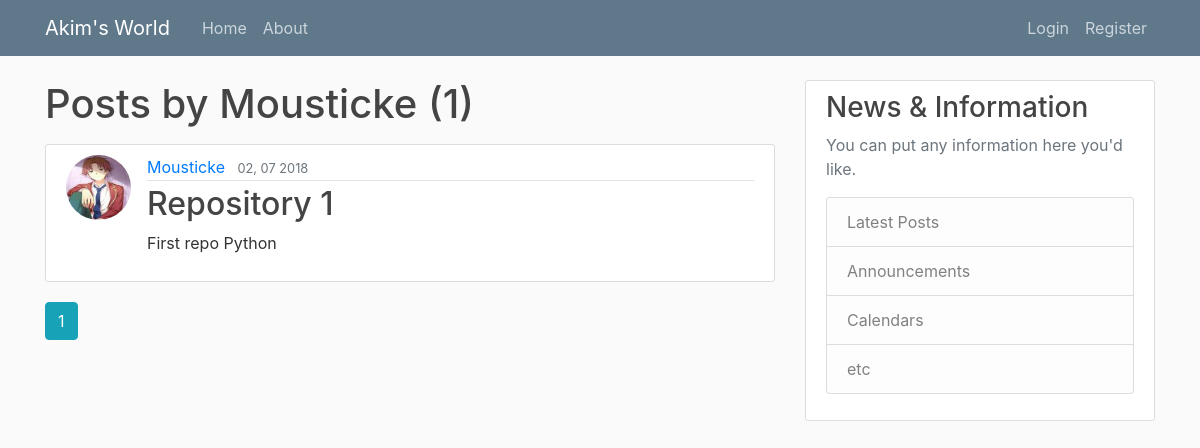
The page /users/Mousticke on the database as committed earlier.
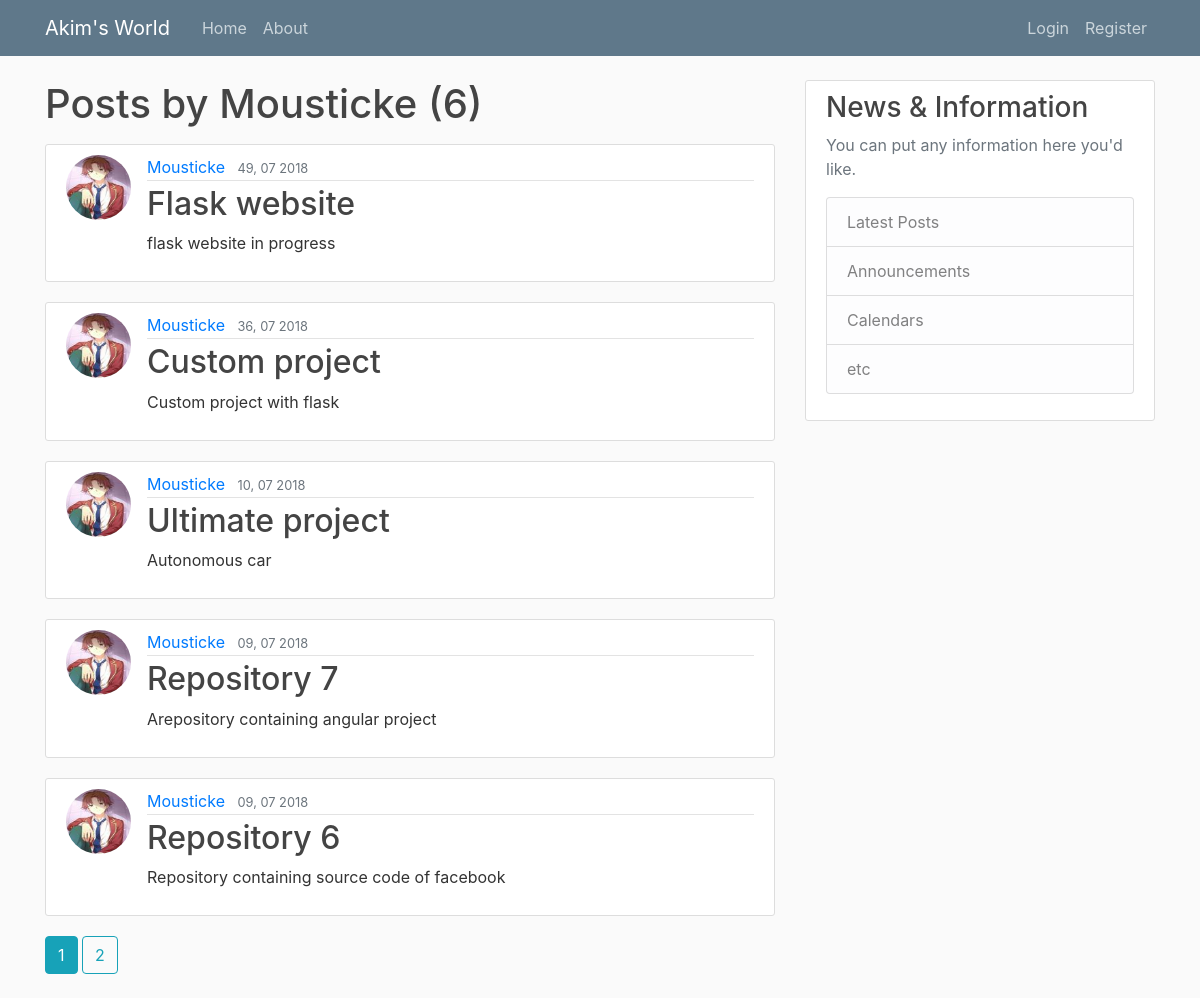
The same page on the database as committed later.
### flaskwebapp/models.py (models this page shows, shortened)
class User(db.Model, UserMixin):
    id = db.Column(db.Integer, primary_key=True)
    username = db.Column(db.String(20), unique=True, nullable=False)
    email = db.Column(db.String(120), unique=True, nullable=False)
    image_file = db.Column(db.String(20), nullable=False, default='default.jpg')
    password = db.Column(db.String(60), nullable=False)
    posts = db.relationship('Post', backref='author', lazy=True)

class Post(db.Model):
    id = db.Column(db.Integer, primary_key=True)
    title = db.Column(db.String(100), nullable=False)
    date_posted = db.Column(db.DateTime, nullable=False, default=datetime.utcnow)
    content = db.Column(db.Text, nullable=False)
    user_id =  db.Column(db.Integer, db.ForeignKey('user.id'), nullable=False)

### flaskwebapp/users/routes.py (the view)
@users.route('/users/<string:username>')
def user_posts(username):
    page = request.args.get('page', 1, type=int)
    user = User.query.filter_by(username=username).first_or_404()
    posts = Post.query.filter_by(author=user).order_by(Post.date_posted.desc()).paginate(page=page, per_page=5)
    return render_template('user_posts.html', user_posts=posts, user=user)

### flaskwebapp/templates/user_posts.html
{% extends "layout.html" %}
{% block content %}
    <h1 class="mb-3">Posts by {{ user.username }} ({{ user_posts.total }}) </h1>
    {% for post in user_posts.items %}
        <article class="media content-section">
            <img class="rounded-circle article-img" src="{{ url_for('static', filename='profile_pics/' + post.author.image_file) }}" alt="">
            <div class="media-body">
                <div class="article-metadata">
                    <a class="mr-2" href="{{ url_for('users.user_posts', username=post.author.username) }}">{{ post.author.username }}</a>
                    <small class="text-muted">{{ post.date_posted.strftime('%M, %d %Y') }}</small>
                </div>
                <h2><a class="article-title" href="{{ url_for('posts.post', post_id=post.id ) }}">{{ post.title }}</a></h2>
                <p class="article-content">{{ post.content }}</p>
            </div>
        </article>
    {% endfor %}
    {% for page_num in user_posts.iter_pages(left_edge=1, right_edge=1, left_current=1, right_current=2)  %}
        {% if page_num %}
            {% if user_posts.page == page_num %}
                <a class="btn btn-info mb-4" href="{{ url_for('users.user_posts', username=user.username, page=page_num) }}">{{ page_num }}</a>
            {% else %}
                <a class="btn btn-outline-info mb-4" href="{{ url_for('users.user_posts', username=user.username, page=page_num) }}">{{ page_num }}</a>
            {% endif %}
        {% else %}
            ...
        {% endif %}
    {% endfor %}
{% endblock content %}

### flaskwebapp/templates/layout.html (shortened to what this page needs)
<!DOCTYPE html>
<html>
<head>
    <link rel="stylesheet" href="https://maxcdn.bootstrapcdn.com/bootstrap/4.0.0-beta.2/css/bootstrap.min.css">
    <link rel="stylesheet" type="text/css" href="{{ url_for('static', filename='main.css') }}" />
</head>
<body>
    <header class="site-header">
        <nav class="navbar navbar-expand-md navbar-dark bg-steel fixed-top">
            <div class="container">
            <a class="navbar-brand mr-4" href="{{ url_for('main.home') }}">Akim's World</a>
            <div class="collapse navbar-collapse" id="navbarToggle">
                <div class="navbar-nav mr-auto">
                    <a class="nav-item nav-link" href="{{ url_for('main.home') }}">Home</a>
                    <a class="nav-item nav-link" href="{{ url_for('main.about') }}">About</a>
                </div>
                <div class="navbar-nav">
                    {% if current_user.is_authenticated %}
                        <a class="nav-item nav-link" href="{{ url_for('posts.new_post') }}">New Post</a>
                        <a class="nav-item nav-link" href="{{ url_for('users.account') }}">Account</a>
                        <a class="nav-item nav-link" href="{{ url_for('users.logout') }}">Logout</a>
                    {% else %}
                        <a class="nav-item nav-link" href="{{ url_for('users.login') }}">Login</a>
                        <a class="nav-item nav-link" href="{{ url_for('users.register') }}">Register</a>
                    {% endif %}
                </div>
            </div>
            </div>
        </nav>
    </header>
    <main role="main" class="container">
        <div class="row">
            <div class="col-md-8">
                {% block content %}{% endblock %}
            </div>
            <div class="col-md-4">
                <div class="content-section">
                    <h3>News & Information</h3>
                    <p class='text-muted'>You can put any information here you'd like.
                    <ul class="list-group">
                        <li class="list-group-item list-group-item-light">Latest Posts</li>
                        <li class="list-group-item list-group-item-light">Announcements</li>
                        <li class="list-group-item list-group-item-light">Calendars</li>
                        <li class="list-group-item list-group-item-light">etc</li>
                    </ul>
                    </p>
                </div>
            </div>
        </div>
    </main>
</body>
</html>

### flaskwebapp/static/main.css (style rules this page uses)
body { background: #fafafa; color: #333333; margin-top: 5rem; }
h1, h2, h3, h4, h5, h6 { color: #444444; }
.bg-steel { background-color: #5f788a; }
.site-header .navbar-nav .nav-link { color: #cbd5db; }
.content-section { background: #ffffff; padding: 10px 20px; border: 1px solid #dddddd; border-radius: 3px; margin-bottom: 20px; }
.article-title { color: #444444; }
.article-content { white-space: pre-line; }
.article-img { height: 65px; width: 65px; margin-right: 16px; }
.article-metadata { padding-bottom: 1px; margin-bottom: 4px; border-bottom: 1px solid #e3e3e3 }

Rows that differ between the two databases and show on the page:
no longer on this page (row unchanged): Post: image_file (picture), author.username "Mousticke", date_posted "02, 07 2018", title "Repository 1", content "First repo Python"
added Post: image_file (picture), author.username "Mousticke", date_posted "49, 07 2018", title "Flask website", content "flask website in progress"
added Post: image_file (picture), author.username "Mousticke", date_posted "36, 07 2018", title "Custom project", content "Custom project with flask"
added Post: image_file (picture), author.username "Mousticke", date_posted "10, 07 2018", title "Ultimate project", content "Autonomous car"
added Post: image_file (picture), author.username "Mousticke", date_posted "09, 07 2018", title "Repository 7", content "Arepository containing angular project"
added Post: image_file (picture), author.username "Mousticke", date_posted "09, 07 2018", title "Repository 6", content "Repository containing source code of facebook"
Other text that changed with them:
{{ user_posts.total }}: "1" → "6"
new list line: "2"
